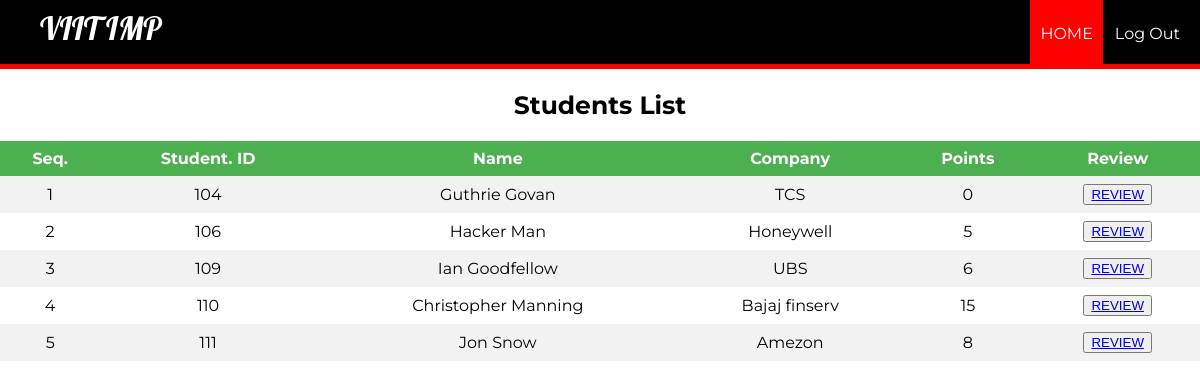
Screenshot of /floginwel.php?email=priya@gmail.com with the database file from the repository.
### tables this page shows
CREATE TABLE `rank` (
  `eid` int(11) NOT NULL,
  `points` int(11) DEFAULT 0
);

CREATE TABLE `employee` (
  `id` int(11) NOT NULL,
  `pid` int(11) NOT NULL,
  `firstName` varchar(100) NOT NULL,
  `lastName` varchar(100) NOT NULL,
  `email` varchar(100) NOT NULL,
  `password` text NOT NULL,
  `birthday` date DEFAULT NULL,
  `gender` varchar(10) NOT NULL,
  `contact` varchar(20) NOT NULL,
  `nid` int(20) DEFAULT NULL,
  `address` varchar(100) DEFAULT NULL,
  `dept` varchar(100) NOT NULL,
  `degree` varchar(100) DEFAULT NULL,
  `pic` text NOT NULL
);

### floginwel.php (the view, shortened to what this page needs)
<?php
require_once ('process/dbh.php');
$email= $_GET['email'];
$sql1 = "SELECT * FROM flogin WHERE email = '$email'";
$result1 = mysqli_query($conn, $sql1);
$faculty = mysqli_fetch_assoc($result1);
$pid = $faculty['pid'];
$sql = "SELECT * FROM employee, `rank` WHERE pid = $pid and `rank`.eid = employee.id";
$result = mysqli_query($conn, $sql);
?>
<html>
<head>
	<link rel="stylesheet" type="text/css" href="styleemplogin.css">
</head>
<body>
	<header>
		<nav>
			<h1>VIIT IMP</h1>
			<ul id="navli">
				<li><a class="homered" href="floginwel.php">HOME</a></li>
				<li><a class="homeblack" href="flogin.html">Log Out</a></li>
			</ul>
		</nav>
	</header>
	<div class="divider"></div>
	<div id="divimg">
		<h2 style="font-family: 'Montserrat', sans-serif; font-size: 25px; text-align: center;">Students List</h2>
    	<table>
			<tr bgcolor="#000">
				<th align = "center">Seq.</th>
				<th align = "center">Student. ID</th>
				<th align = "center">Name</th>
				<th align = "center">Company</th>
				<th align = "center">Points</th>
				<th align = "center">Review</th>
			</tr>
			<?php
				$seq = 1;
				while ($employee = mysqli_fetch_assoc($result)) {
					echo "<tr>";
					echo "<td>".$seq."</td>";
					echo "<td>".$employee['id']."</td>";
					echo "<td>".$employee['firstName']." ".$employee['lastName']."</td>";
					echo "<td>".$employee['address']."</td>";
					echo "<td>".$employee['points']."</td>";
					echo "<td>";
						echo "<button><a href='dialogdemo.php'>REVIEW</button>";
					echo "</td>";
					$seq+=1;
				}
			?>
		</table>
	</div>
</body>
</html>

### styleemplogin.css (style rules this page uses)
body { margin: 0px; }
header { background: black; color: white; padding: 8px 20px 6px 40px; height: 50px; }
header h1 { display: inline; font-family: 'Lobster', cursive; font-weight: 400; font-size: 32px; float: left; margin-top: 0px; margin-right: 10px; }
nav ul { display: inline; padding: 0px; float: right; }
nav ul li { display: inline-block; list-style-type: none; color: white; float: left; margin-left: 12px; }
nav ul li a { color: white; text-decoration: none; }
#navli { font-family: 'Montserrat', sans-serif; }
.homered { background-color: red; padding: 30px 10px 22px 10px; }
.divider { background-color: red; height: 5px; }
table { margin: 0px; border-collapse: collapse; width: 100%; font-family: 'Montserrat', sans-serif; }
th, td { text-align: center; padding: 8px; }
tr:nth-child(even) { background-color: #f2f2f2 }
th { background-color: #4CAF50; color: white; }

### rows the page displays
rank: eid "104", eid.firstName "Guthrie", eid.lastName "Govan", eid.address "TCS", points "0"
rank: eid "106", eid.firstName "Hacker", eid.lastName "Man", eid.address "Honeywell", points "5"
rank: eid "109", eid.firstName "Ian", eid.lastName "Goodfellow", eid.address "UBS", points "6"
rank: eid "110", eid.firstName "Christopher", eid.lastName "Manning", eid.address "Bajaj finserv", points "15"
rank: eid "111", eid.firstName "Jon", eid.lastName "Snow", eid.address "Amezon", points "8"
